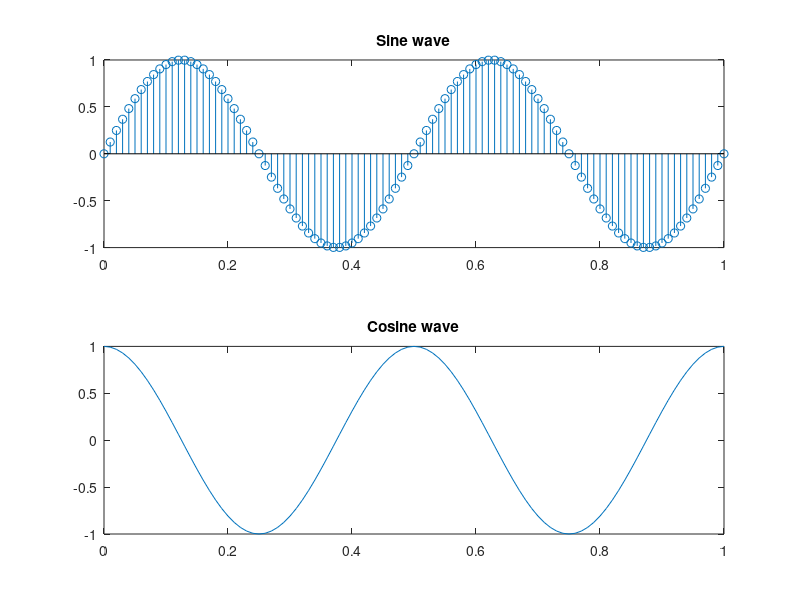

Reproduce this figure in MATLAB.
A=1;
F=2;
t=0:0.01:1;
y= A*sin(2*pi*F*t);
subplot(2,1,1);
stem(t,y);%plot values
title('Sine wave');
z= A*cos(2*pi*F*t);
subplot(2,1,2);
plot(t,z);%only graph
title('Cosine wave');
